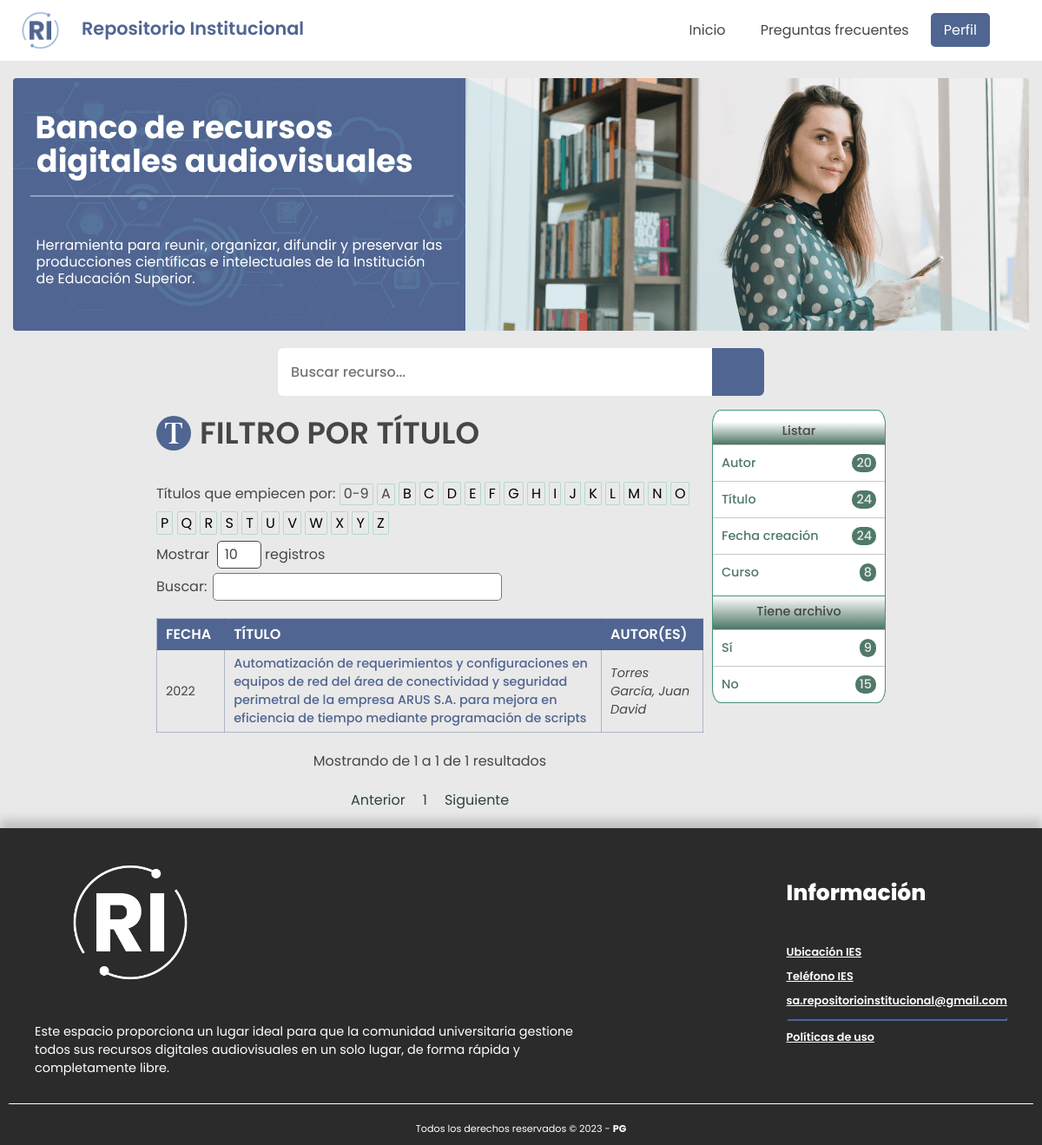
Page /busqueda/Titulofiltrar/A on the committed database.
### tables this page shows
CREATE TABLE `recurso` (
  `id` int(11) NOT NULL,
  `internal_id` varchar(24) NOT NULL,
  `titulo` varchar(250) NOT NULL,
  `fecha_publicacion_profesor` timestamp NOT NULL DEFAULT current_timestamp() ON UPDATE current_timestamp(),
  `fecha_publicacion_recurso` varchar(4) NOT NULL,
  `resumen` varchar(1500) NOT NULL,
  `puntos_positivos` int(11) NOT NULL,
  `puntos_negativos` int(11) NOT NULL,
  `estado` tinytext NOT NULL,
  `enlace` varchar(300) DEFAULT NULL,
  `isbn` varchar(20) DEFAULT NULL,
  `editorial` varchar(80) DEFAULT NULL,
  `id_docente` int(11) NOT NULL
);

### index.php (called while the page is built, shortened)
<?php
$plantilla = new vistasControlador();
$plantilla->obtener_plantilla_controlador();
?>

### modelos/mainModel.php (called while the page is built, shortened)
<?php
    if($peticionAjax){
        require_once "../config/SERVER.php";
        require_once "../utilidades/Utilidades.php";
    }else{
        require_once "./utilidades/Utilidades.php";
    }
    class mainModel{
        protected static function conectar(){
            try {
                $conexion = new PDO(SGBD, USER, PASS);
                $conexion->exec("SET CHARACTER SET utf8");
            } catch (Exception $e) {
                echo '<script>
                    Swal.fire({
                        title: "Error",
                        text: "Error al conectarse con el servidor",
                        icon: "error",
                        confirmButtonText: "Aceptar"
                    });
                </script>';
            }
            return $conexion;
        }
        public function encryption($string){
			$key=hash('sha256', SECRET_KEY);
			$iv=substr(hash('sha256', SECRET_IV), 0, 16);
			$output=openssl_encrypt($string, ENCRYPTION_METHOD, $key, 0, $iv);
			$output=base64_encode($output);
			return $output;
		}
		protected static function decryption($string){
			$key=hash('sha256', SECRET_KEY);
			$iv=substr(hash('sha256', SECRET_IV), 0, 16);
			$output=openssl_decrypt(base64_decode($string), ENCRYPTION_METHOD, $key, 0, $iv);
			return $output;
		}
    }
?>

### utilidades/Utilidades.php (called while the page is built, shortened)
<?php
class Utilidades {
    private static $estados = array(0 => "INACTIVO",
            1 => "ACTIVO",
            2 => "PENDIENTE ACTIVACION",
            3 => "ELIMINADO"
            );
    public static function getIdEstado($nombreEstado){
        return array_keys(self::$estados, $nombreEstado)[0];
    }
}
?>

### modelos/homeModelo.php (called while the page is built, shortened)
<?php
    require_once "mainModel.php";
    if($peticionAjax){
        require_once "../utilidades/Utilidades.php";
    }else{
        require_once "./utilidades/Utilidades.php";
    }
    class homeModelo extends mainModel{
        protected static function filtrar_recursos($pTipo, $pBuscar){
            if($pTipo == "Busqueda"){
                $arrayParametro = explode("¡", $pBuscar);
                $search = "";
                foreach($arrayParametro AS $dato){
                    $varDato = mainModel::decryption($dato);
                    if(strpos($varDato, '~~') == ""){
                        if($search!=""){
                            $search .= " ";
                        }
                    }
                    $search .= $varDato;
                }
                $search = str_replace("~~","",$search);
                $sql = mainModel::conectar()->prepare("SELECT DISTINCT (r.id),r.titulo,r.fecha_publicacion_recurso FROM recurso r LEFT JOIN autor_recurso ar
                ON r.id=ar.id_recurso LEFT JOIN autor a ON a.id = ar.id_autor LEFT JOIN etiqueta_recurso er ON er.id_recurso = r.id LEFT JOIN etiqueta e ON er.id_etiqueta = e.id
                JOIN curso_recurso cr ON cr.id_recurso = r.id JOIN curso c ON c.id=cr.id_curso
                WHERE (r.titulo LIKE '%".$search."%' OR CONCAT(a.nombre,' ',a.apellido) LIKE '%".$search."%' OR CONCAT(a.apellido,' ',a.nombre) LIKE '%".$search."%' OR e.descripcion LIKE '%".$search."%' OR r.fecha_publicacion_recurso LIKE '%".$search."%' OR c.nombre LIKE '%".$search."%' OR r.internal_id LIKE '%".$search."%') AND r.estado='".Utilidades::getIdEstado("ACTIVO")."';");
            }else if($pTipo=="Autor"){
                $sql = mainModel::conectar()->prepare("SELECT nombre,apellido,id FROM autor WHERE estado='".Utilidades::getIdEstado("ACTIVO")."' ORDER BY apellido");
            }else if($pTipo=="Titulo"){
                $sql = mainModel::conectar()->prepare("SELECT DISTINCT (r.id),r.titulo,r.fecha_publicacion_recurso FROM recurso r LEFT JOIN autor_recurso ar
                ON r.id=ar.id_recurso LEFT JOIN autor a ON a.id = ar.id_autor WHERE r.estado='".Utilidades::getIdEstado("ACTIVO")."' ORDER BY r.titulo");
            }else if($pTipo=="Fecha"){
                $sql = mainModel::conectar()->prepare("SELECT DISTINCT (r.id),r.titulo,r.fecha_publicacion_recurso FROM recurso r LEFT JOIN autor_recurso ar
                ON r.id=ar.id_recurso LEFT JOIN autor a ON a.id = ar.id_autor WHERE r.estado='".Utilidades::getIdEstado("ACTIVO")."' ORDER BY r.fecha_publicacion_recurso");
            }else if($pTipo=="Curso"){
                $sql = mainModel::conectar()->prepare("SELECT nombre,id FROM curso WHERE estado='".Utilidades::getIdEstado("ACTIVO")."' ORDER BY nombre");
            }else if($pTipo=="Cursofiltrar"){
                $sql = mainModel::conectar()->prepare("SELECT nombre,id FROM curso WHERE nombre LIKE '".$pBuscar."%' AND estado='".Utilidades::getIdEstado("ACTIVO")."' ORDER BY nombre");
            }else if($pTipo=="Titulofiltrar"){
                $sql = mainModel::conectar()->prepare("SELECT DISTINCT (r.id),r.titulo,r.fecha_publicacion_recurso FROM recurso r JOIN autor_recurso ar
                ON r.id=ar.id_recurso JOIN autor a ON a.id = ar.id_autor WHERE r.titulo LIKE '".$pBuscar."%' AND r.estado='".Utilidades::getIdEstado("ACTIVO")."' ORDER BY r.titulo");
            }else if($pTipo=="Autorfiltrar"){
                $sql = mainModel::conectar()->prepare("SELECT nombre,apellido,id FROM autor WHERE apellido LIKE '".$pBuscar."%' AND estado='".Utilidades::getIdEstado("ACTIVO")."' ORDER BY apellido");
            }else if($pTipo == "Archivos"){
                if($pBuscar=="Si"){
                    $sql = mainModel::conectar()->prepare("SELECT DISTINCT (r.id), r.titulo, r.fecha_publicacion_recurso FROM recurso r JOIN archivo a ON r.id=a.id_recurso WHERE r.estado='".Utilidades::getIdEstado("ACTIVO")."' ORDER BY r.titulo");
                }else{
                    $sql = mainModel::conectar()->prepare("SELECT DISTINCT (r.id), r.titulo, r.fecha_publicacion_recurso,a.id_recurso FROM recurso r LEFT JOIN archivo a ON r.id=a.id_recurso WHERE a.id_recurso IS NULL AND r.estado='".Utilidades::getIdEstado("ACTIVO")."' ORDER BY r.titulo;");
                }
            }
            $sql->execute();
            return $sql;
        }
        protected static function cargar_autores($pId){
            $sql = mainModel::conectar()->prepare("SELECT a.nombre,a.apellido,a.id FROM autor a JOIN autor_recurso ar ON a.id = ar.id_autor WHERE ar.id_recurso = '".$pId."' AND a.estado = " . Utilidades::getIdEstado("ACTIVO") . " ORDER BY a.apellido");
            $sql->execute();
            return $sql->fetchAll();
        }
    }
?>

### controladores/homeControlador.php (called while the page is built, shortened)
<?php
if($peticionAjax){
    require_once "../modelos/homeModelo.php";
}else{
    require_once "./modelos/homeModelo.php";
}
class homeControlador extends homeModelo{
    public function listado_filtro_recursos($pTipo, $pBuscar){
        $listado = homeModelo::filtrar_recursos($pTipo, $pBuscar);
        return $listado->fetchAll();
    }
    public function cargar_informacion_recurso($pId){
        $informacion = homeModelo::cargar_autores($pId);
        $autores = "";
        foreach ($informacion AS $key => $autor){
            $separador = ($key == count($informacion) - 1) ? "" : "; ";
            $autores .= $autor['apellido'].", ".$autor['nombre'].$separador;
        }
        return $autores;
    }
}
?>

### vistas/contenidos/filtroTitulo.php (the view, shortened to what this page needs)
<main class="mainContarinerFilters">
    <section class = "tableWithContent">
        <section class="general-tableJQ-container">
            <div class="overview-general-admin">
                <div class="title">
                    <i><img src="<?php echo SERVER_URL; ?>vistas/assets/img/tituloHome.svg" class="titleImgIcon" alt="Autor Img"/></i>
                    <h1 class="panel-title-name">Filtro por título</h1>
                </div>
                <p class="dataTables_length">Títulos que empiecen por:</p>
                <ul class="dataTables_length">
                    <li class="liLetraFilto">
                        <a class="aLetraFiltro" href="<?php echo SERVER_URL."busqueda/Titulonumero/"; ?>">0-9</a>
                <?php
                    $abecedario = ['A','B','C','D','E','F','G','H','I','J','K','L','M','N','O','P','Q','R','S','T','U','V','W','X','Y','Z'];
                    foreach($abecedario as $letra){
                ?>
                        <a class="aLetraFiltro" href="<?php echo SERVER_URL."busqueda/Titulofiltrar/".$letra; ?>">
                            <?php echo $letra?>
                        </a>
                    </li>
                </ul>
                <?php } ?>
                <div class="panel-title-name table-dataJQ-container">
                    <table id="tablaUsuarios" class="tb-admin-records">
                        <thead>
                            <tr>
                                <td class="titleTableFilterSearch">Fecha</td>
                                <td class="titleTableFilterSearch">Título</td>
                                <td class="titleTableFilterSearch">Autor(es)</td>
                            </tr>
                        </thead>
                        <tbody>
                            <?php
                            require_once "./controladores/homeControlador.php";
                            require_once "./modelos/mainModel.php";
                            $ins_main = new mainModel();
                            $ins_home = new homeControlador();
                            $datos_filtro = $ins_home->listado_filtro_recursos($pagina[1],$pagina[2]);
                            foreach($datos_filtro as $vRecurso){
                                $autores = $ins_home->cargar_informacion_recurso($vRecurso['id']);
                                ?>
                                <tr>
                                    <td data-titulo="FECHA"><a href="#" class="deleteRedireccionTable"><?php echo $vRecurso['fecha_publicacion_recurso'];?></a></td>
                                    <td data-titulo="TITULO"><a href="<?php echo SERVER_URL."handle/".$ins_main->encryption($vRecurso['id']); ?>" class="redireccionTable"><?php echo $vRecurso['titulo']; ?> </a></td>
                                    <td data-titulo="AUTOR(ES)"><a href="#" class="deleteRedireccionTable italicTableStyle"><?php echo $autores; ?></a></td>
                                </tr>
                                <?php } ?>
                        </tbody>
                    </table>
                </div>
        </section>
    </section>
<?php include "asideHomeFilters-view.php";?>
</main>
</body>
</html>

### vistas/assets/css/home-Style.css (style rules this page uses)
:root { --main-home-color:#506591; --main-home-color2:#50659160; --home-text-color:#464646; --home-background-color: #e9e9e9; --white-home-color:#fff; --gray-home-color:#c9c9c9; --border-home-color:#a0a0a08a; --footer-bgr-color:#2B2B2B; --hover-navBarHome1: #33508f; --hover-navBarHome2: #415fa0; --secondary-main-homeColor:#678c8f; --hexagonN1:rgb(231, 99, 99); --hexagonN2:rgb(104, 104, 255); --hexagonN3:rgb(79, 170, 114); --hexagonN4:rgb(90, 11, 77); --colorTableN1: rgb(80, 121, 104); --colorTableN2: rgb(46, 68, 57); --colorTableN3: rgba(160, 211, 190, 0.692); --colorTableN4: rgb(73, 148, 117); --phrgp-home-normal-font-size: 1rem; --phrgp-home-medium-font-size:0.9rem; --phrgp-home-tiny-font-size:0.8rem; --phrgp-home-supertiny-font-size:0.7rem; --question-homepq-normal-font-size: 1rem; --question-homepq-medium-font-size:0.9rem; --question-homepq-tiny-font-size:0.6rem; --titleFilterHome-normal-fz:1.2rem; --titleFilterHome-medium-fz:1.1rem; --titleFilterHome-tiny-fz:1rem; --normal-font-size-mainSectionHome:1.3rem; --medium-font-size-mainSectionHome:1.2rem; --tiny-font-size-mainSectionHome:1.1rem; --supertiny-font-size-mainSectionHome:0.7rem; --title-font-size: 2.2rem; --title-tablet-font-size: 1.9rem; --title-mobile-font-size: 1.7rem; }
* { margin: 0; padding: 0; box-sizing: border-box; font-family: "Poppins", sans-serif; }
body { font-family: "Poppins", sans-serif; background-color: var(--home-background-color); }
.mainContarinerFilters { display: flex; justify-content: center; flex-direction: row; flex-wrap: wrap; gap: 10px; max-width: 70vw; margin:0 auto; padding-top: 1rem; }
.tableWithContent { flex:1; }
.general-tableJQ-container .title { display: flex; align-items: center; margin: 0 0 30px 0; }
.general-tableJQ-container .title i { position: relative; height: 40px; width: 40px; background-color: var(--main-home-color); border-radius: 50%; color: var(--white-home-color); display: flex; align-items: center; justify-content: center; font-size: var(--title-font-size); aspect-ratio: 1/1; }
.general-tableJQ-container .title .panel-title-name { font-size: var(--title-font-size); font-weight: 600; color: var(--home-text-color); margin-left: 10px; text-transform: uppercase; }
.titleTableFilterSearch { cursor: pointer; font-weight: 800; font-size: var(--question-homepq-normal-font-size); font-weight: 600; color: var(--white-home-color); background-color: var(--main-home-color); margin-left: 10px; text-transform: uppercase; transition: .2s all ease-in; }
.table-dataJQ-container .tb-admin-records { width: 100%!important; border-collapse: collapse; padding-left: 200px; padding-right: 200px; font-size: var(--phrgp-home-medium-font-size); }
.table-dataJQ-container .tb-admin-records, .table-dataJQ-container .tb-admin-records th, .table-dataJQ-container .tb-admin-records td { padding:5px 10px; border: 1px solid var(--main-home-color2); }
.table-dataJQ-container .tb-admin-records tbody tr { color:var(--home-text-color); }
.dataTables_length { color: var(--home-text-color); line-height: 22.5px; font-size: var(--phrgp-home-normal-font-size); display: inline-block; }
.deleteRedireccionTable { pointer-events: none; cursor: default; }
.deleteRedireccionTable:visited, .deleteRedireccionTable:link { text-decoration: none; color:var(--home-text-color); }
.italicTableStyle { font-style: italic; }
.redireccionTable { font-weight: 500; text-decoration: none; color:var(--main-home-color); transition: .5s all ease; display: flex; justify-content: space-between; gap:5px; }
.titleImgIcon { max-width: 60%; user-select: none; }
.aLetraFiltro { display: inline-flex; flex-direction: row; margin-bottom: 7px; text-decoration: none; padding:0 4px; transition: .4s all; color:var(--text-home-color); border:1px solid var(--colorTableN3); border-radius: 2px; }
.liLetraFilto { list-style: none; }

### rows in the picture
recurso: fecha_publicacion_recurso "2022", titulo "Automatización de requerimientos y configuraciones en equipos de red del área de conectividad y seguridad perimetral de la empresa ARUS S.A. para mejora en eficiencia de tiempo mediante programación de scripts", autores "Torres García, Juan David"

### other values in the picture
$letra "A"
$letra "B"
$letra "C"
$letra "D"
$letra "E"
$letra "F"
$letra "G"
$letra "H"
$letra "I"
$letra "J"
$letra "K"
$letra "L"
$letra "M"
$letra "N"
$letra "O"
